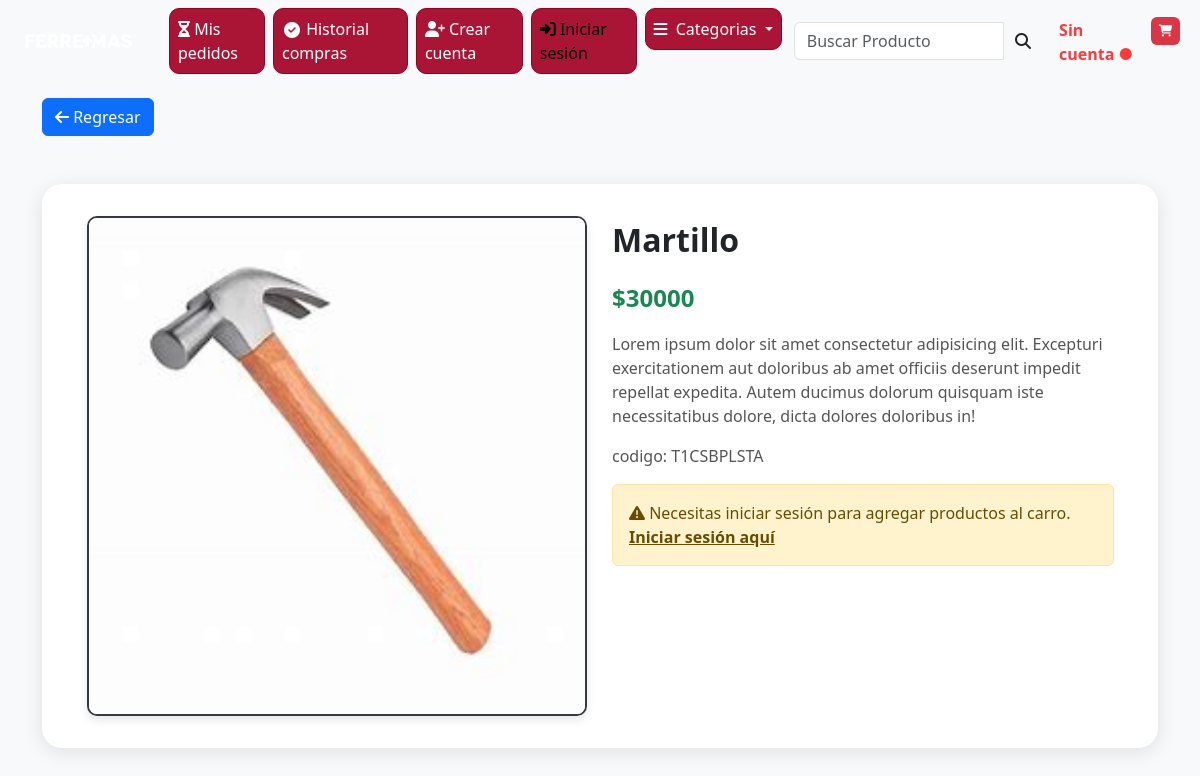
/store/producto/3/, run on the app's committed database.
### store/models.py (models this page shows, shortened)
class Producto(models.Model):
    nombre_producto = models.CharField(max_length=50)#falto modelo pero no importa
    descripcion_producto = models.TextField()
    precio_producto = models.IntegerField()
    cantidad_producto = models.IntegerField(default=0)
    creacion_producto = models.DateTimeField(default=timezone.now)
    imagen_producto = models.ImageField(upload_to='producto/', null=True, blank=True)
    id_categoria = models.ForeignKey(Categorias, on_delete=models.CASCADE, default=0)
    codigo_producto = models.CharField(max_length=10, unique=True, editable=False, blank=True)

### store/views.py (the view)
# urls.py: path('producto/<int:pk>/', views.detalle_productos, name='detalle_productos'),
def detalle_productos(request, pk):
    producto = get_object_or_404(Producto.objects.select_related('id_categoria').all(), pk=pk)
    return render(request, 'detalle_producto.html', {'producto': producto})

### store/templates/detalle_producto.html (shortened to what this page needs)
<!DOCTYPE html>
{% load static %}
<html lang="es">
<head>
    {% load bootstrap5 %}
    {% bootstrap_css %}
    <link rel="stylesheet" href="{% static 'css/detalle-producto-1.css' %}">
    <link rel="stylesheet" href="{% static 'css/nav.css' %}">
    <link rel="stylesheet" href="https://cdnjs.cloudflare.com/ajax/libs/font-awesome/6.6.0/css/all.min.css"
 />
</head>
<body>
  <nav class="navbar navbar-expand-lg bg-body-tertiary">
    <div class="container-fluid">
      <div class="collapse navbar-collapse" id="navbarSupportedContent">
        <a class="navbar-brand mt-2 mt-lg-0" href="{% url 'home' %}">
          <img src="{% static  'images/logo-ferremas.png' %}" height="40" alt="MDB Logo" loading="lazy" />
        </a>
        <ul class="navbar-nav me-auto mb-2 mb-lg-0">
          <li class="nav-item">
            <a class="link-diseño-nav nav-link" href="{% url 'Pedidos_pendientes' %}">
              <i class="fas fa-hourglass-half"></i>
              Mis pedidos
            </a>
          </li>
          <li class="nav-item">
            <a class="link-diseño-nav nav-link" href="{% url 'compras_usuario' %}">
              <i class="nav-icons fas fa-check-circle"></i>
              Historial compras
            </a>
          </li>
          <li class="nav-item">
            <a class="link-diseño-nav nav-link" href="{% url 'registro' %}">
              <i class="fas fa-user-plus"></i>
              Crear cuenta
            </a>
          </li>
          <li class="nav-item">
            <a class="link-diseño-nav nav-link active" aria-current="page" href="{% url 'inicio_sesion' %}">
              <i class="fas fa-sign-in-alt"></i>
              Iniciar sesión
            </a>
          </li>
          <li class="nav-item dropdown">
            <a class="link-diseño-nav nav-link dropdown-toggle" href="#" id="navbarDropdownMenuLink" role="button"
              data-bs-toggle="dropdown" aria-expanded="false">
              <i class="fas fa-bars me-1"></i> Categorias
            </a>
          </li>
        </ul>
      </div>
      <div class="d-flex align-items-center">
        <nav class="navbar bg-body-tertiary">
          <div class="container-fluid">
            <form class="d-flex input-group w-auto">
              <input type="search" class="form-control" placeholder="Buscar Producto" aria-label="Search"
                aria-describedby="search-addon" />
              <span class="input-group-text border-0" id="search-addon">
                <i class="fas fa-search"></i>
              </span>
            </form>
          </div>
        </nav>
        <ul class="navbar-nav">
          <li class="nav-item mx-1">
            {% if estado == 'usuarioAutenticado' %}
            <p class="nav-autenticacion-1">
              <b>Activo ●</b>
            </p>
            {% else %}
            <p class=" nav-autenticacion-2">
              <b>Sin cuenta ●</b>
            </p>
            {% endif %}
          </li>
          <li class="nav-item">
            <a class="nav-link" href="{% url 'carro_compra' %}">
              <span class="cantidad-carro-nav badge badge-pill bg-danger py-2">
                <i class="fas fa-shopping-cart "></i>
                </span>
            </a>
          </li>
        </ul>
      </div>
    </div>
  </nav>
    <div class="container mt-3">
        <a href="{% url 'home' %}" class="btn btn-primary">
            <i class="fas fa-arrow-left"></i> Regresar
        </a>
    <div class="container mt-5 mb-5">
        <div class="row producto-detalle-container">
            <div class="col-md-6 d-flex align-items-center justify-content-center">
                {% if producto.imagen_producto %}
                <img src="{{ producto.imagen_producto.url }}" class="imagen_producto" alt="{{ producto.nombre_producto }}">
                {% endif %}
            </div>
            <div class="col-md-6">
                <p class="nom_producto">{{ producto.nombre_producto }}</p>
                <p class="precio_producto">${{ producto.precio_producto }}</p>
                <p class="descripcion_producto">{{ producto.descripcion_producto }}</p>
                <p class="descripcion_producto">codigo: {{ producto.codigo_producto }}</p>
            {% if user.is_authenticated %}
                <div class="formulario-compra">
                    <form action="{% url 'agregar_al_carrito' producto.id %}" method="post">
                        {% csrf_token %}
                        {{ form.as_p }}
                        <button type="submit" class="btn btn-primary btn-agregar">
                            <i class="fas fa-cart-plus"></i> Agregar al Carro
                        </button>
                    </form>
                </div>
            {% else %}
                <div class="alert alert-warning" role="alert">
                    <i class="fas fa-exclamation-triangle"></i>
                    Necesitas iniciar sesión para agregar productos al carro.
                        <a  href="{% url 'inicio_sesion' %}" class="alert-link  ">Iniciar sesión aquí</a>
                </div>
            {% endif %}</div>
            </div>
        </div>
    </div>
</body>
</html>

### store/static/css/detalle-producto-1.css (style rules this page uses)
.navbar { background-color: #8a102b; }
.navbar-brand, .nav-item, .nav-link { color: white; }
.link-diseño-nav { background-color: #ab1535 ; border: 1px solid #940121; margin-left: 8px; border-radius: 10px; }
.nav-icons { position: relative; margin: 2px; top: 1px; }
.nav-autenticacion-2 { position: relative; top: 9px; color: #ff3939; cursor: default; }
.cantidad-carro-nav { position: relative; }
body { background-color: #f8f9fa; }
.producto-detalle-container { background: #fff; padding: 2rem; border-radius: 20px; box-shadow: 0 4px 20px rgba(0, 0, 0, 0.1); }
.imagen_producto { width: 100%; max-width: 500px; border-radius: 10px; object-fit: cover; border: 2px solid #343a40; }
.nom_producto { font-size: 2rem; font-weight: bold; }
.precio_producto { font-size: 1.5rem; color: #198754; font-weight: bold; }
.descripcion_producto { font-size: 1rem; margin-top: 1rem; color: #555; }
.imagen_producto { width: 100%; height: auto; border-radius: 10px; box-shadow: 0 4px 8px rgba(0, 0, 0, 0.1); }

### store/static/css/nav.css (style rules this page uses)
:root { --color-seleccion: rgb(203, 203, 203); --color-navbar: #191919; --Color-primario: #ab1535 ; --color-secundario: #8a102b; }
.navbar { background: linear-gradient(85deg, #8a102b ); background-color: #641414; }
.navbar-brand, .nav-item, .nav-link { color: white; }
.link-diseño-nav { background-color: #ab1535 ; border: 1px solid #940121; margin-left: 8px; border-radius: 10px; }
.nav-icons { position: relative; margin: 2px; top: 1px; }
.nav-autenticacion-2 { position: relative; top: 9px; color: #ff3939; cursor: default; }
.cantidad-carro-nav { position: relative; }

### data on the page
Producto: imagen_producto (picture), nombre_producto "Martillo", precio_producto "30000", descripcion_producto "Lorem ipsum dolor sit amet consectetur adipisicing elit. Excepturi exercitationem aut doloribus ab amet officiis deserunt impedit repellat expedita. Autem ducimus dolorum quisquam iste necessitatibus dolore, dicta dolores doloribus in!", codigo_producto "T1CSBPLSTA"
